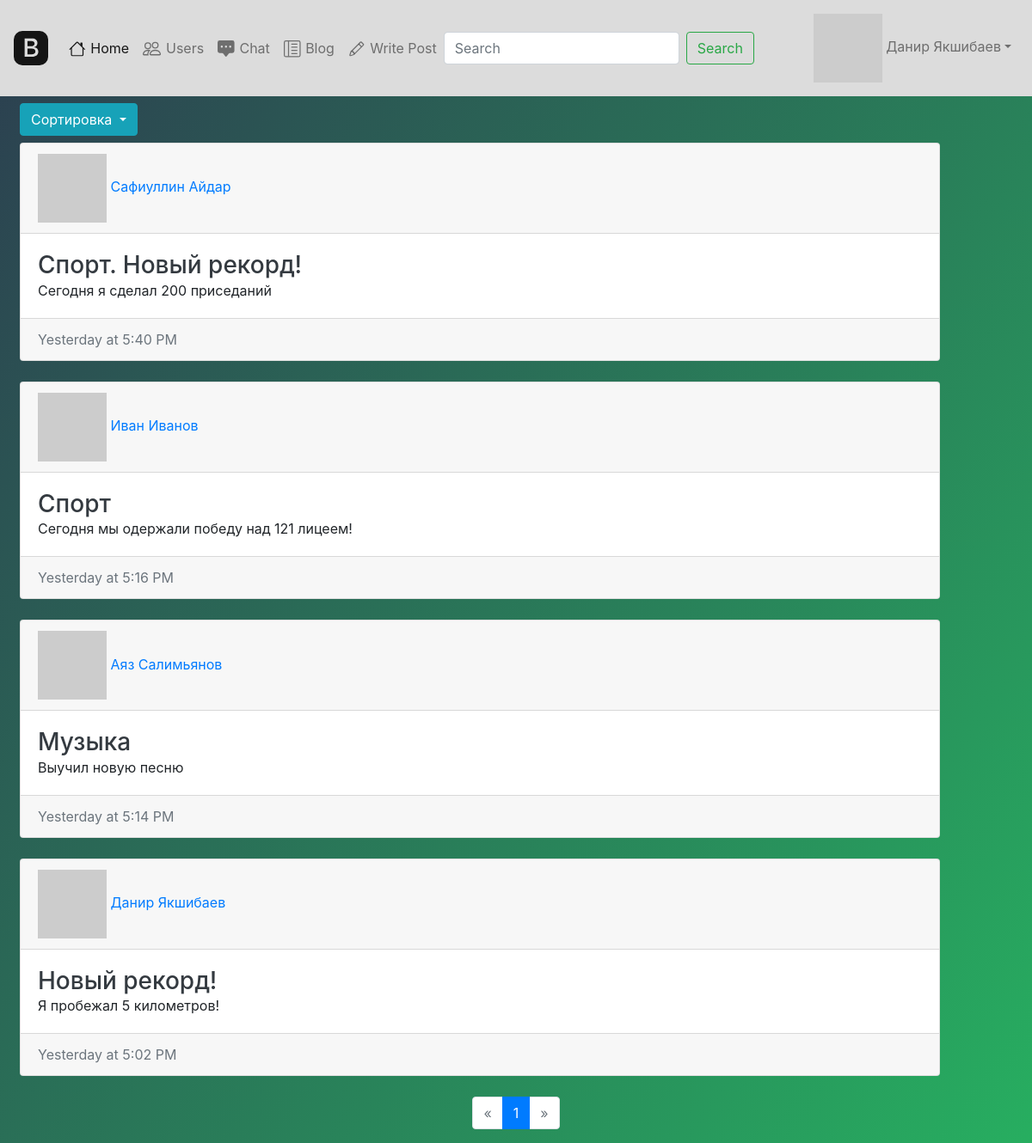
The page /blog (signed in) on the database its author committed.
### main.py (models this page shows, shortened)
class User(UserMixin, SerializerMixin, db.Model):
    __tablename__ = 'users'
    id = db.Column(db.Integer, primary_key=True, autoincrement=True)
    name = db.Column(db.String, nullable=True)
    about = db.Column(db.String, nullable=True)
    email = db.Column(db.String, index=True, unique=True, nullable=True)
    hashed_password = db.Column(db.String, nullable=True)
    created_date = db.Column(db.DateTime, default=datetime.datetime.utcnow())
    last_seen = db.Column(db.DateTime, default=datetime.datetime.utcnow())
    followed = db.relationship(
        'User', secondary=followers,
        primaryjoin=(followers.c.follower_id == id),
        secondaryjoin=(followers.c.followed_id == id),
        backref=db.backref('followers', lazy='dynamic'), lazy='dynamic')
    messages_sent = db.relationship('Message',
                                    foreign_keys='Message.sender_id',
                                    backref='author', lazy='dynamic')
    messages_received = db.relationship('Message',
                                        foreign_keys='Message.recipient_id',
                                        backref='recipient', lazy='dynamic')
    def avatar(self, size):
        digest = md5(self.email.lower().encode('utf-8')).hexdigest()
        return 'https://www.gravatar.com/avatar/{}?d=identicon&s={}'.format(
            digest, size)

class Posts(db.Model):
    id = db.Column(db.Integer, primary_key=True, autoincrement=True)
    title = db.Column(db.String, nullable=True)
    content = db.Column(db.Text, nullable=True)
    created_date = db.Column(db.DateTime, default=datetime.datetime.utcnow())
    user_id = db.Column(db.Integer, db.ForeignKey('users.id'))

### main.py (the view)
@app.route('/blog')
@login_required
def blog():
    q = request.args.get('q')
    page = request.args.get('page')
    if page and page.isdigit():
        page = int(page)
    else:
        page = 1
    if q:
        posts = Posts.query.filter((Posts.title.contains(q)) | (Posts.content.contains(q))).order_by(Posts.created_date.desc())
    else:
        posts = Posts.query.order_by(Posts.created_date.desc())
    pages = posts.paginate(page, per_page=5)
    return render_template('blog.html', k='1', pages=pages, User=User, q=q)

### main.py (called while the page is built)
@login_manager.user_loader
def load_user(user_id):
    return User.query.get(user_id)

@app.before_request
def before_request():
    if current_user.is_authenticated:
        current_user.last_seen = datetime.datetime.utcnow()
        db.session.commit()

### templates/blog.html (shortened to what this page needs)
{% extends "base.html" %}
{% block content %}
<div class="dropdown col-md-2 m-2">
    <button class="btn btn-info dropdown-toggle" type="button" id="dropdownMenuButton" data-toggle="dropdown"
            aria-haspopup="true" aria-expanded="false">
        Сортировка
    </button>
</div>
{% for post in pages.items %}
<div class="col-md-11 m-2">
    <div class="card mb-4 box-shadow h-md-250">
        <div class="card-header">
            <a href="/user/{{ User.query.filter(User.id == post.user_id).first().name }}">
                <img src="{{ User.query.filter(User.id == post.user_id).first().avatar(36) }}">
                {{ User.query.filter(User.id == post.user_id).first().name }}</a>
        </div>
        <div class="card-body d-flex flex-column align-items-start">
            <h3 class="mb-0">
                <a class="text-dark" href="#">{{ post.title }}</a>
            </h3>
            <p class="card-text mb-auto">{{ post.content }}</p>
        </div>
        <div class="card-footer text-muted">
            {{ moment(post.created_date).calendar() }}
        </div>
    </div>
</div>
{% endfor %}
{% if followed %}
<nav>
    <ul class="pagination justify-content-center">
        <li {% if not pages.has_prev %}
            class="page-item disabled"
            {% else %}
            class="page-item"
            {% endif %}>
            <a class="page-link" href="/blog/followed?page={{ pages.prev_num }}{% if q %}&q={{ q }} {% endif %}">
                <span aria-hidden="true">&laquo;</span>
            </a>
        </li>
        {% for page in pages.iter_pages() %}
        <li {% if page== pages.page %}
            class="page-item active"
            {% else %}
            class="page-item"
            {% endif %}>
            <a class="page-link" href="/blog/followed?page={{ page }}{% if q %}&q={{ q }} {% endif %}">{{ page }}</a>
        </li>
        {% endfor %}
        <li {% if not pages.has_next %}
            class="page-item disabled"
            {% else %}
            class="page-item"
            {% endif %}>
            <a class="page-link" href="blog/followed?page={{ pages.next_num }}{% if q %}&q={{ q }} {% endif %}">
                <span aria-hidden="true">&raquo;</span>
            </a>
        </li>
    </ul>
</nav>
{% else %}
<nav>
    <ul class="pagination justify-content-center">
        <li {% if not pages.has_prev %}
            class="page-item disabled"
            {% else %}
            class="page-item"
            {% endif %}>
            <a class="page-link" href="/blog?page={{ pages.prev_num }}{% if q %}&q={{ q }} {% endif %}">
                <span aria-hidden="true">&laquo;</span>
            </a>
        </li>
        {% for page in pages.iter_pages() %}
        <li {% if page== pages.page %}
            class="page-item active"
            {% else %}
            class="page-item"
            {% endif %}>
            <a class="page-link" href="/blog?page={{ page }}{% if q %}&q={{ q }} {% endif %}">{{ page }}</a>
        </li>
        {% endfor %}
        <li {% if not pages.has_next %}
            class="page-item disabled"
            {% else %}
            class="page-item"
            {% endif %}>
            <a class="page-link" href="blog?page={{ pages.next_num }}{% if q %}&q={{ q }} {% endif %}">
                <span aria-hidden="true">&raquo;</span>
            </a>
        </li>
    </ul>
</nav>
{% endif %}
{% endblock %}

### templates/base.html (shortened to what this page needs)
<!DOCTYPE html>
<html lang="en" dir="ltr">
<head>
    <link rel="stylesheet" href="https://stackpath.bootstrapcdn.com/bootstrap/4.4.1/css/bootstrap.min.css"
>
    <link rel="stylesheet" href="static/css/base.css">
</head>
<body {% if request.path != '/' %} class="form" {% else %} class="ani" {% endif %}>
<header>
    <nav class="navbar navbar-expand-xl navbar-light" style="background-color: #DCDCDC;">
        <a class="navbar-brand" href="#">
        </a>
        <div class="collapse navbar-collapse" id="navbarSupportedContent">
            <ul class="navbar-nav mr-auto">
                <li class="nav-item active">
                    <a class="nav-link" href="/">
                        Home</a>
                </li>
                {% if current_user.is_authenticated %}
                <li class="nav-item">
                    <a class="nav-link" href="/users">
                        Users</a>
                </li>
                <li class="nav-item">
                    <a class="nav-link" href="/chat">
                        Chat</a>
                </li>
                <li class="nav-item">
                    <a class="nav-link" href="/blog">
                        Blog</a>
                </li>
                <li class="nav-item">
                    <a class="nav-link" href="/add_post">
                        Write Post</a>
                </li>
                {% endif %}
                {% if k %}
                <form class="form-inline my-2 my-lg-0" method="get">
                    <input class="form-control mr-sm-2" type="search" placeholder="Search" aria-label="Search"
                           name="q" value="{{ request.args.get('q', '') }}">
                    <button class="btn btn-outline-success my-2 my-sm-0" type="submit">Search</button>
                </form>
                {% endif %}
            </ul>
            {% if current_user.is_authenticated %}
            <ul class="navbar-nav ml-auto">
                <li class="nav-item">
                    <a class="nav-link dropdown-toggle" href="#" id="navbarDropdown" role="button"
                       data-toggle="dropdown" aria-haspopup="true" aria-expanded="false">
                        <img src="{{ current_user.avatar(34) }}"> {{ current_user.name }}</a>
                </li>
            </ul>
            {% endif %}
        </div>
    </nav>
</header>
</body>
</html>
{% block content %}
{% endblock %}

### static/css/base.css (style rules this page uses)
.form { background-image: linear-gradient(125deg,#2c3e50,#27ae60,#2980b9,#e74c3c,#8e44ad); background-size: 400% 400%; }

### rows shown on the page
User: name "Данир Якшибаев", query.filter "Данир Якшибаев"
Posts: title "Спорт. Новый рекорд!", content "Сегодня я сделал 200 приседаний", created_date "Yesterday at 5:40 PM"
User: query.filter "Сафиуллин Айдар"
Posts: title "Спорт", content "Сегодня мы одержали победу над 121 лицеем!", created_date "Yesterday at 5:16 PM"
User: query.filter "Иван Иванов"
Posts: title "Музыка", content "Выучил новую песню", created_date "Yesterday at 5:14 PM"
User: query.filter "Аяз Салимьянов"
Posts: title "Новый рекорд!", content "Я пробежал 5 километров!", created_date "Yesterday at 5:02 PM"

### other values the page prints
{{ page }} "1"
